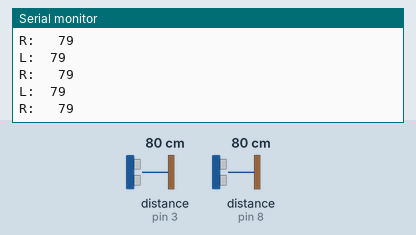
Simulated run of this sketch. Board: Arduino Uno, built with avr-gcc and run on an emulated ATmega328P. Parts: the last lines printed to the serial monitor. Wiring (inferred from the names in the program): 2 × ultrasonic range finder: trigger pin 4, echo pin 3 / trigger pin 12, echo pin 8. Inputs (shaded band) come from the test bench; at power-on: distance to the obstacle (sensors on pin 8, pin 3) 80 cm. The echo pulse lasts 58.3 µs per cm.

Above: at 1.2 s.
1.3 s: distance to the obstacle (sensor on pin 8) set to 299 cm
At 2.0 s:
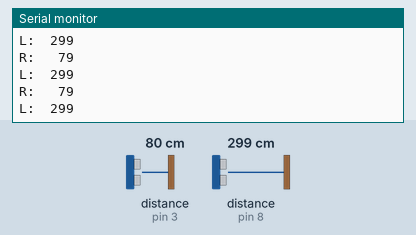
4.3 s: distance to the obstacle (sensor on pin 3) set to 18 cm
At 4.9 s:
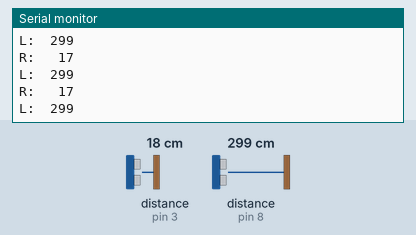
7.3 s: distance to the obstacle (sensor on pin 3) set to 2 cm
At 7.8 s:
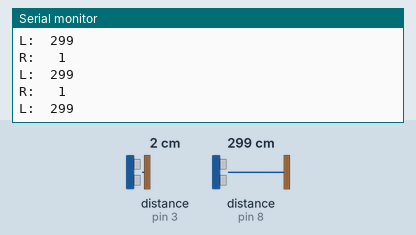
8.8 s: distance to the obstacle (sensor on pin 3) set to 35 cm
At 9.4 s:
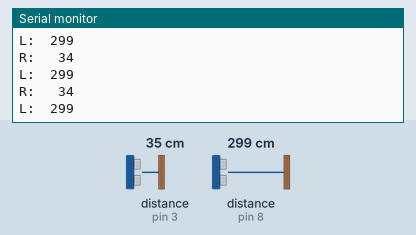
11.8 s: distance to the obstacle (sensor on pin 8) set to 18 cm
At 12.8 s:
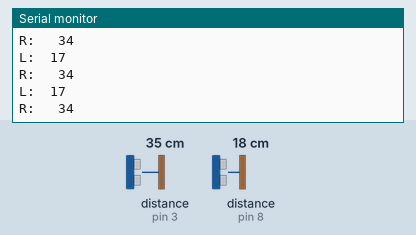
Timing chart, 0 to 14.8 s (numbered marks = the images above; inputs shaded):
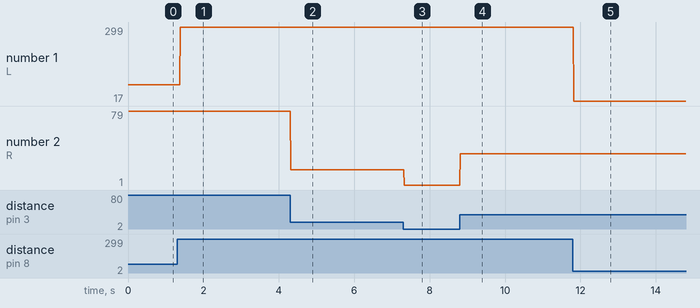

Measured:
- after the input at 1.3 s, the serial monitor: prints a new line after 0.08 s (image 1)
- after the input at 4.3 s, the serial monitor: prints a new line at once (image 2)
- after the input at 7.3 s, the serial monitor: prints a new line at once (image 3)
- after the input at 8.8 s, the serial monitor: prints a new line at once (image 4)
- after the input at 11.8 s, the serial monitor: prints a new line at once (image 5)
- plotted number 1: 79 → 299 after the input at 1.3 s, 299 → 17 after the input at 11.8 s
- plotted number 2: 79 → 17 after the input at 4.3 s, 17 → 1 after the input at 7.3 s, 1 → 34 after the input at 8.8 s

The sketch:

roboSensorFinal.ino
```cpp
//This code was created on behalf of the DCHS Robotics Team.  Deletion of this file will incur the wrath of ten immensely pissed-off nerds.  You have been warned.

//For my teammates and future roboticists, this code is for an Arduino program to run multiple ultrasonic transmitters at once.
//These implements operate similarly to how bats and aquatic mammals use echolocation to find their prey, by emmiting a pulse that cannot be heard by human ears
//towards wherever the sensor is pointed, then determining the distance of the nearest object based on how long it takes for the sound to echo back to the receiver.
//You know how you can measure how far away a storm is by counting between a lightning strike and the thunderclap?  This works on the same principle.
//The essential implements of the device's contruction were two HC-SR04 ultrasonic transmitters (the ones I used were made by SparkFun), and an Arduino Duemilanove board.

#define triggerR 4 //The right trigger, performs vibrations necessary to create echo
#define infoR 3  //The right Echo pin, listens and times the length between when the sound was emitted and when the sound echoes back.
#define triggerL 12 //The left trigger, works more or less the same.
#define infoL 8      //The left Echo, works the same as the infoR pin.


void setup() {
Serial.begin(9600);
pinMode(triggerL,OUTPUT);
pinMode(infoL,INPUT);
pinMode(triggerR,OUTPUT);
pinMode(infoR,INPUT);
       //Sets up the Serial Monitor to find data.
}

void loop() {
  //prototype code for front two sensors:
long leftVal,leftRead, rightVal,rightRead;
//leftVal = left Value, this variable stores the length of the echo.  The data's pretty inscrutable on its own, but it can be converted into something more useful.
//leftRead = left Reading, this variable converts the previous variable's value in centimeters.  Good for calibrating.
//The "right" variables work more or less the same.
//front right sensor:
digitalWrite(triggerL,LOW);
delayMicroseconds(2);
digitalWrite(triggerL,HIGH);
delayMicroseconds(10);
digitalWrite(triggerL,LOW);
leftVal = pulseIn(infoL,HIGH);
leftRead = (leftVal / 2) / 29.1;
Serial.print("L:  ");
Serial.println(leftRead);

delayMicroseconds(50);

digitalWrite(triggerR,LOW);
delayMicroseconds(2);
digitalWrite(triggerR,HIGH);
delayMicroseconds(10);
digitalWrite(triggerR,LOW);
rightVal = pulseIn(infoR,HIGH);
rightRead = (rightVal / 2) / 29.1;

Serial.print("R:   ");
Serial.println(rightRead);
//tells the sonar module on the right to emit an ultrasonic pulse.

//front left sensor:

//Formats the Serial Monitor's data into something legible.
}
```
